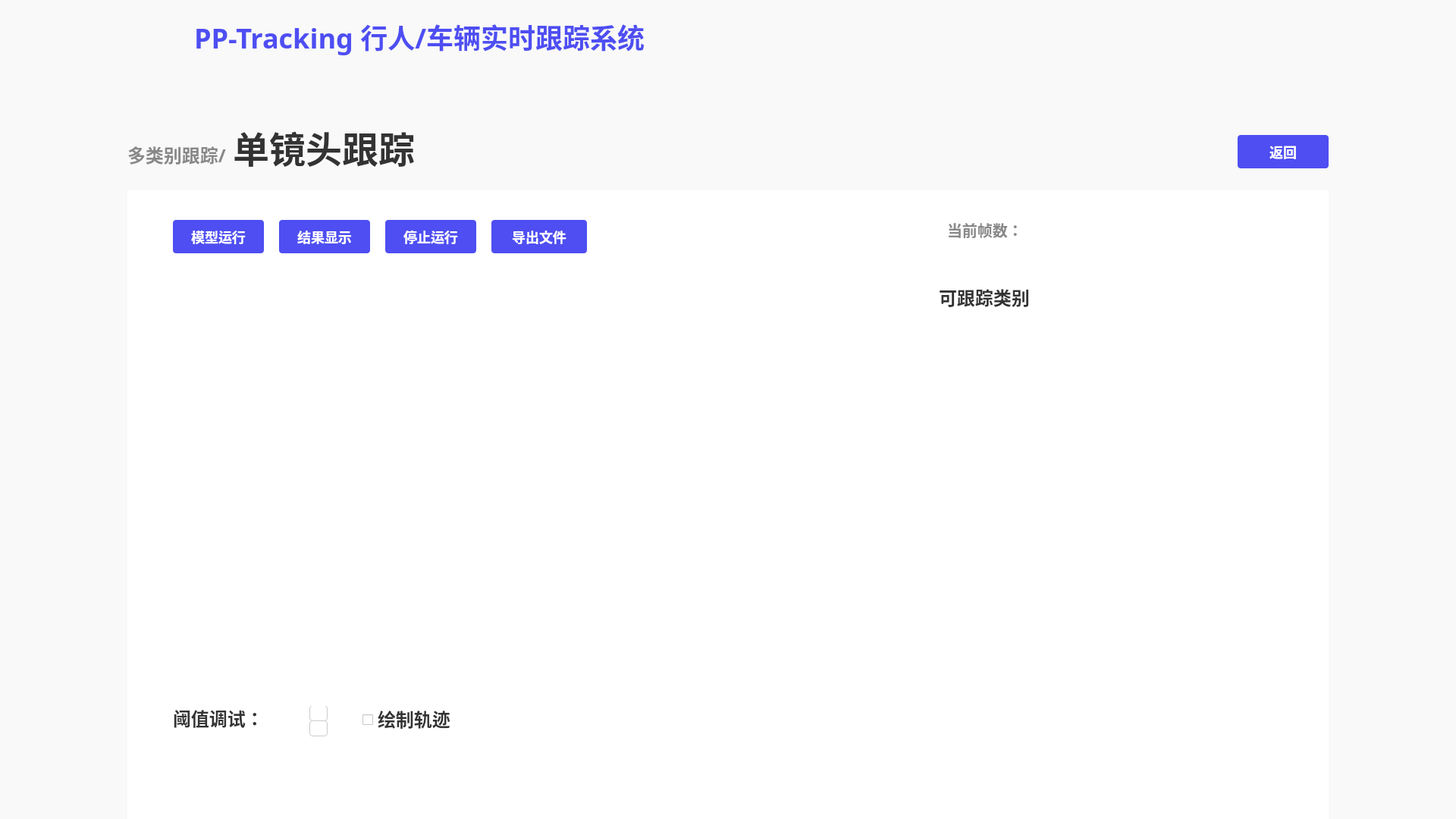
<?xml version="1.0" encoding="UTF-8"?>
<ui version="4.0">
 <class>MainWindow</class>
 <widget class="QMainWindow" name="MainWindow">
  <property name="geometry">
   <rect>
    <x>0</x>
    <y>0</y>
    <width>1920</width>
    <height>1080</height>
   </rect>
  </property>
  <property name="windowTitle">
   <string>MainWindow</string>
  </property>
  <widget class="QWidget" name="centralwidget">
   <property name="styleSheet">
    <string notr="true">QWidget{
background:#F9F9F9;
}</string>
   </property>
   <widget class="QLabel" name="label_2">
    <property name="geometry">
     <rect>
      <x>10</x>
      <y>10</y>
      <width>171</width>
      <height>81</height>
     </rect>
    </property>
    <property name="text">
     <string/>
    </property>
    <property name="pixmap">
     <pixmap resource="../firstSource.qrc">:/1/source/first/PP.PNG</pixmap>
    </property>
    <property name="scaledContents">
     <bool>true</bool>
    </property>
   </widget>
   <widget class="QLabel" name="label_3">
    <property name="geometry">
     <rect>
      <x>0</x>
      <y>0</y>
      <width>1920</width>
      <height>96</height>
     </rect>
    </property>
    <property name="styleSheet">
     <string notr="true">QLabel{
width: 1920px;
height: 96px;
background: #F9F9F9;
box-shadow: 0px 4px 0px 0px rgba(221, 221, 221, 0.3);
}</string>
    </property>
    <property name="text">
     <string/>
    </property>
   </widget>
   <widget class="QLabel" name="label">
    <property name="geometry">
     <rect>
      <x>0</x>
      <y>0</y>
      <width>212</width>
      <height>112</height>
     </rect>
    </property>
    <property name="styleSheet">
     <string notr="true">QLabel{
width: 212px;
height: 112px;
background: linear-gradient(270deg, #5453FF 0%, #553BD2 100%);
box-shadow: 0px 0px 20px 0px rgba(109, 80, 249, 0.4);
}</string>
    </property>
    <property name="text">
     <string/>
    </property>
    <property name="pixmap">
     <pixmap resource="../firstSource.qrc">:/1/source/first/1.PNG</pixmap>
    </property>
    <property name="scaledContents">
     <bool>true</bool>
    </property>
   </widget>
   <widget class="QLabel" name="label_4">
    <property name="geometry">
     <rect>
      <x>256</x>
      <y>22</y>
      <width>651</width>
      <height>52</height>
     </rect>
    </property>
    <property name="styleSheet">
     <string notr="true">QLabel{
width: 592px;
height: 52px;
font-size: 36px;
font-family: AlibabaPuHuiTi_2_75_SemiBold;
background: #F9F9F9;
color: #4E4EF2;
line-height: 52px;
font-weight: bold;
}</string>
    </property>
    <property name="text">
     <string>PP-Tracking 行人/车辆实时跟踪系统</string>
    </property>
   </widget>
   <widget class="QLabel" name="label_5">
    <property name="geometry">
     <rect>
      <x>168</x>
      <y>188</y>
      <width>141</width>
      <height>32</height>
     </rect>
    </property>
    <property name="styleSheet">
     <string notr="true">QLabel{
width: 107px;
height: 32px;
font-size: 24px;
font-family: AlibabaPuHuiTi_2_85_Bold;
color: #888888;
line-height: 32px;
font-weight:bold
}</string>
    </property>
    <property name="text">
     <string>多类别跟踪/</string>
    </property>
   </widget>
   <widget class="QLabel" name="label_6">
    <property name="geometry">
     <rect>
      <x>307</x>
      <y>168</y>
      <width>251</width>
      <height>52</height>
     </rect>
    </property>
    <property name="styleSheet">
     <string notr="true">QLabel{
width: 237px;
height: 52px;
font-size: 48px;
font-family: AlibabaPuHuiTi_2_55_Regular;
color: #333333;
line-height: 52px;
font-weight:bold;
}</string>
    </property>
    <property name="text">
     <string>单镜头跟踪</string>
    </property>
   </widget>
   <widget class="QWidget" name="widget" native="true">
    <property name="geometry">
     <rect>
      <x>168</x>
      <y>250</y>
      <width>1584</width>
      <height>830</height>
     </rect>
    </property>
    <property name="layoutDirection">
     <enum>Qt::LeftToRight</enum>
    </property>
    <property name="styleSheet">
     <string notr="true">QWidget{
width: 1584px;
height: 830px;
background: #FFFFFF;
}</string>
    </property>
    <widget class="QPushButton" name="pushButton">
     <property name="geometry">
      <rect>
       <x>60</x>
       <y>40</y>
       <width>120</width>
       <height>44</height>
      </rect>
     </property>
     <property name="styleSheet">
      <string notr="true">QPushButton{
font-size: 18px;
font-family: AlibabaPuHuiTi_2_65_Medium;
color: #FFFFFF;	
line-height: 26px;

width: 120px;
height: 44px;
background: #4E4EF2;
border-radius: 4px;
font-weight: bold;
}

QPushButton:hover{
width: 120px;
height: 44px;
background: rgba(78, 78, 242, 204);
border-radius: 4px;
opacity: 0.8;

font-size: 18px;
font-family: AlibabaPuHuiTi_2_65_Medium;
color: #FFFFFF;	
line-height: 26px;
font-weight: bold;
}</string>
     </property>
     <property name="text">
      <string>模型运行</string>
     </property>
    </widget>
    <widget class="QPushButton" name="pushButton_2">
     <property name="enabled">
      <bool>false</bool>
     </property>
     <property name="geometry">
      <rect>
       <x>200</x>
       <y>40</y>
       <width>120</width>
       <height>44</height>
      </rect>
     </property>
     <property name="styleSheet">
      <string notr="true">QPushButton{
font-size: 18px;
font-family: AlibabaPuHuiTi_2_65_Medium;
color: #FFFFFF;	
line-height: 26px;

width: 120px;
height: 44px;
background: #4E4EF2;
border-radius: 4px;
font-weight: bold;
}

QPushButton:hover{
width: 120px;
height: 44px;
background: rgba(78, 78, 242, 204);
border-radius: 4px;
opacity: 0.8;

font-size: 18px;
font-family: AlibabaPuHuiTi_2_65_Medium;
color: #FFFFFF;	
line-height: 26px;
font-weight: bold;
}

QPushButton:click{
width: 120px;
height: 44px;
background: #4242D3;
border-radius: 4px;

font-size: 18px;
font-family: AlibabaPuHuiTi_2_65_Medium;
color: #FFFFFF;	
line-height: 26px;
font-weight: bold;
}</string>
     </property>
     <property name="text">
      <string>结果显示</string>
     </property>
    </widget>
    <widget class="QPushButton" name="pushButton_3">
     <property name="enabled">
      <bool>false</bool>
     </property>
     <property name="geometry">
      <rect>
       <x>340</x>
       <y>40</y>
       <width>120</width>
       <height>44</height>
      </rect>
     </property>
     <property name="styleSheet">
      <string notr="true">QPushButton{
font-size: 18px;
font-family: AlibabaPuHuiTi_2_65_Medium;
color: #FFFFFF;	
line-height: 26px;

width: 120px;
height: 44px;
background: #4E4EF2;
border-radius: 4px;
font-weight: bold;
}

QPushButton:hover{
width: 120px;
height: 44px;
background: rgba(78, 78, 242, 204);
border-radius: 4px;
opacity: 0.8;

font-size: 18px;
font-family: AlibabaPuHuiTi_2_65_Medium;
color: #FFFFFF;	
line-height: 26px;
font-weight: bold;
}</string>
     </property>
     <property name="text">
      <string>停止运行</string>
     </property>
    </widget>
    <widget class="QLabel" name="label_7">
     <property name="geometry">
      <rect>
       <x>60</x>
       <y>108</y>
       <width>960</width>
       <height>540</height>
      </rect>
     </property>
     <property name="styleSheet">
      <string notr="true">QLabel{
width: 960px;
height: 540px;
}</string>
     </property>
     <property name="text">
      <string/>
     </property>
    </widget>
    <widget class="QLabel" name="label_8">
     <property name="geometry">
      <rect>
       <x>60</x>
       <y>679</y>
       <width>111</width>
       <height>36</height>
      </rect>
     </property>
     <property name="styleSheet">
      <string notr="true">QLabel{
width: 119px;
height: 36px;
font-size: 24px;
font-family: AlibabaPuHuiTi_2_65_Medium;
color: #333333;
line-height: 36px;
font-weight:bold;
}</string>
     </property>
     <property name="text">
      <string>阈值调试：</string>
     </property>
    </widget>
    <widget class="QPushButton" name="pushButton_8">
     <property name="enabled">
      <bool>false</bool>
     </property>
     <property name="geometry">
      <rect>
       <x>480</x>
       <y>40</y>
       <width>126</width>
       <height>44</height>
      </rect>
     </property>
     <property name="whatsThis">
      <string>&lt;html&gt;&lt;head/&gt;&lt;body&gt;&lt;p&gt;3411212&lt;/p&gt;&lt;/body&gt;&lt;/html&gt;</string>
     </property>
     <property name="styleSheet">
      <string notr="true">QPushButton{
font-size: 18px;
font-family: AlibabaPuHuiTi_2_65_Medium;
color: #FFFFFF;	
line-height: 26px;

width: 120px;
height: 44px;
background: #4E4EF2;
border-radius: 4px;
font-weight: bold;
}

QPushButton:hover{
width: 120px;
height: 44px;
background: rgba(78, 78, 242, 204);
border-radius: 4px;
opacity: 0.8;

font-size: 18px;
font-family: AlibabaPuHuiTi_2_65_Medium;
color: #FFFFFF;	
line-height: 26px;
font-weight: bold;
}</string>
     </property>
     <property name="text">
      <string>导出文件</string>
     </property>
    </widget>
    <widget class="QLabel" name="label_22">
     <property name="geometry">
      <rect>
       <x>1081</x>
       <y>40</y>
       <width>101</width>
       <height>26</height>
      </rect>
     </property>
     <property name="styleSheet">
      <string notr="true">QLabel{
width: 89px;
height: 26px;
font-size: 20px;
font-family: AlibabaPuHuiTi_2_65_Medium;
color: #888888;
line-height: 26px;
font-weight:bold;
}</string>
     </property>
     <property name="text">
      <string>当前帧数：</string>
     </property>
    </widget>
    <widget class="QLabel" name="label_progressBar_num">
     <property name="geometry">
      <rect>
       <x>819</x>
       <y>654</y>
       <width>111</width>
       <height>36</height>
      </rect>
     </property>
     <property name="styleSheet">
      <string notr="true">QLabel{
width: 48px;
height: 36px;
font-size: 24px;
font-family: AlibabaPuHuiTi_2_65_Medium;
color: #4E4EF2;
line-height: 36px;
font-weight:bold
}</string>
     </property>
     <property name="text">
      <string/>
     </property>
    </widget>
    <widget class="QLabel" name="label_frames">
     <property name="geometry">
      <rect>
       <x>1180</x>
       <y>40</y>
       <width>111</width>
       <height>26</height>
      </rect>
     </property>
     <property name="styleSheet">
      <string notr="true">QLabel{
width: 89px;
height: 26px;
font-size: 20px;
font-family: AlibabaPuHuiTi_2_65_Medium;
color: #888888;
line-height: 26px;
font-weight:bold;
}</string>
     </property>
     <property name="text">
      <string/>
     </property>
    </widget>
    <widget class="QLabel" name="label_10">
     <property name="geometry">
      <rect>
       <x>240</x>
       <y>680</y>
       <width>24</width>
       <height>21</height>
      </rect>
     </property>
     <property name="styleSheet">
      <string notr="true">QLabel{
width: 24px;
height: 21px;
background: #FFFFFF;
border-radius: 4px 4px 0px 0px;
border: 1px solid #CCCCCC;
}</string>
     </property>
     <property name="text">
      <string/>
     </property>
    </widget>
    <widget class="QLabel" name="label_18">
     <property name="geometry">
      <rect>
       <x>240</x>
       <y>700</y>
       <width>24</width>
       <height>21</height>
      </rect>
     </property>
     <property name="styleSheet">
      <string notr="true">QLabel{
width: 24px;
height: 21px;
background: #FFFFFF;
border-radius:4px;
border: 1px solid #CCCCCC;
}</string>
     </property>
     <property name="text">
      <string/>
     </property>
    </widget>
    <widget class="QPushButton" name="pushButton_7">
     <property name="geometry">
      <rect>
       <x>244</x>
       <y>682</y>
       <width>16</width>
       <height>16</height>
      </rect>
     </property>
     <property name="styleSheet">
      <string notr="true">QPushButton{
image:url(:/1/source/second/normal_triangle_up.png);
border:0px
}

QPushButton:hover{
image:url(:/1/source/second/light_up.png);
border:0px
}</string>
     </property>
     <property name="text">
      <string/>
     </property>
    </widget>
    <widget class="QPushButton" name="pushButton_11">
     <property name="geometry">
      <rect>
       <x>244</x>
       <y>702</y>
       <width>16</width>
       <height>16</height>
      </rect>
     </property>
     <property name="styleSheet">
      <string notr="true">QPushButton{
image:url(:/1/source/second/normal_triangle_down.png);
border:0px
}
QPushButton:hover{
image:url(:/1/source/second/light_down.png);
border:0px
}</string>
     </property>
     <property name="text">
      <string/>
     </property>
    </widget>
    <widget class="QLabel" name="label_confi_tip">
     <property name="geometry">
      <rect>
       <x>70</x>
       <y>590</y>
       <width>301</width>
       <height>91</height>
      </rect>
     </property>
     <property name="styleSheet">
      <string notr="true">QLabel{
width: 300px;
height: 108px;
opacity: 0.1;
background:url(:/1/source/second/ToolTip.PNG);
background-repeat: no-repeat;

font-size: 14px;
font-family: AlibabaPuHuiTi_2_55_Regular;
color: #FFFFFF;
line-height: 22px;
padding:10px
}</string>
     </property>
     <property name="text">
      <string>请在模型运行前调整阈值；阈值默认值：0.5 </string>
     </property>
     <property name="scaledContents">
      <bool>true</bool>
     </property>
     <property name="alignment">
      <set>Qt::AlignLeading|Qt::AlignLeft|Qt::AlignVCenter</set>
     </property>
     <property name="wordWrap">
      <bool>true</bool>
     </property>
    </widget>
    <widget class="QWidget" name="widget_2" native="true">
     <property name="geometry">
      <rect>
       <x>1050</x>
       <y>108</y>
       <width>474</width>
       <height>540</height>
      </rect>
     </property>
     <widget class="QLabel" name="label_17">
      <property name="geometry">
       <rect>
        <x>20</x>
        <y>16</y>
        <width>171</width>
        <height>36</height>
       </rect>
      </property>
      <property name="styleSheet">
       <string notr="true">QLabel{
width: 142px;
height: 36px;
font-size: 24px;
font-family: AlibabaPuHuiTi_2_65_Medium;
color: #333333;
font-weight:bold;
line-height: 36px;
}</string>
      </property>
      <property name="text">
       <string>可跟踪类别</string>
      </property>
     </widget>
     <widget class="QLabel" name="label_9">
      <property name="geometry">
       <rect>
        <x>60</x>
        <y>70</y>
        <width>341</width>
        <height>431</height>
       </rect>
      </property>
      <property name="text">
       <string/>
      </property>
     </widget>
    </widget>
    <widget class="QCheckBox" name="checkBox">
     <property name="geometry">
      <rect>
       <x>310</x>
       <y>679</y>
       <width>31</width>
       <height>41</height>
      </rect>
     </property>
     <property name="font">
      <font>
       <pointsize>15</pointsize>
       <weight>75</weight>
       <bold>true</bold>
      </font>
     </property>
     <property name="styleSheet">
      <string notr="true">QcheckBox {
width: 110px;
height: 40px;
font-size: 24px;
font-family: AlibabaPuHuiTi_2_65_Medium;
color: #333333;
line-height: 36px;
font-weight:bold;
}</string>
     </property>
     <property name="text">
      <string/>
     </property>
    </widget>
    <widget class="QLabel" name="label_12">
     <property name="geometry">
      <rect>
       <x>330</x>
       <y>680</y>
       <width>121</width>
       <height>36</height>
      </rect>
     </property>
     <property name="styleSheet">
      <string notr="true">QLabel{
width: 119px;
height: 36px;
font-size: 24px;
font-family: AlibabaPuHuiTi_2_65_Medium;
color: #333333;
line-height: 36px;
font-weight:bold;
}</string>
     </property>
     <property name="text">
      <string>绘制轨迹</string>
     </property>
    </widget>
   </widget>
   <widget class="QPushButton" name="pushButton_13">
    <property name="geometry">
     <rect>
      <x>1632</x>
      <y>178</y>
      <width>120</width>
      <height>44</height>
     </rect>
    </property>
    <property name="styleSheet">
     <string notr="true">QPushButton{
font-size: 18px;
font-family: AlibabaPuHuiTi_2_65_Medium;
color: #FFFFFF;	
line-height: 26px;

width: 120px;
height: 44px;
background: #4E4EF2;
border-radius: 4px;
font-weight: bold;
}

QPushButton:hover{
width: 120px;
height: 44px;
background: rgba(78, 78, 242, 204);
border-radius: 4px;
opacity: 0.8;

font-size: 18px;
font-family: AlibabaPuHuiTi_2_65_Medium;
color: #FFFFFF;	
line-height: 26px;
font-weight: bold;
}</string>
    </property>
    <property name="text">
     <string>返回</string>
    </property>
   </widget>
   <zorder>label_3</zorder>
   <zorder>label</zorder>
   <zorder>label_4</zorder>
   <zorder>label_2</zorder>
   <zorder>label_5</zorder>
   <zorder>label_6</zorder>
   <zorder>widget</zorder>
   <zorder>pushButton_13</zorder>
  </widget>
 </widget>
 <resources>
  <include location="../firstSource.qrc"/>
  <include location="../secondSource.qrc"/>
 </resources>
 <connections/>
</ui>
